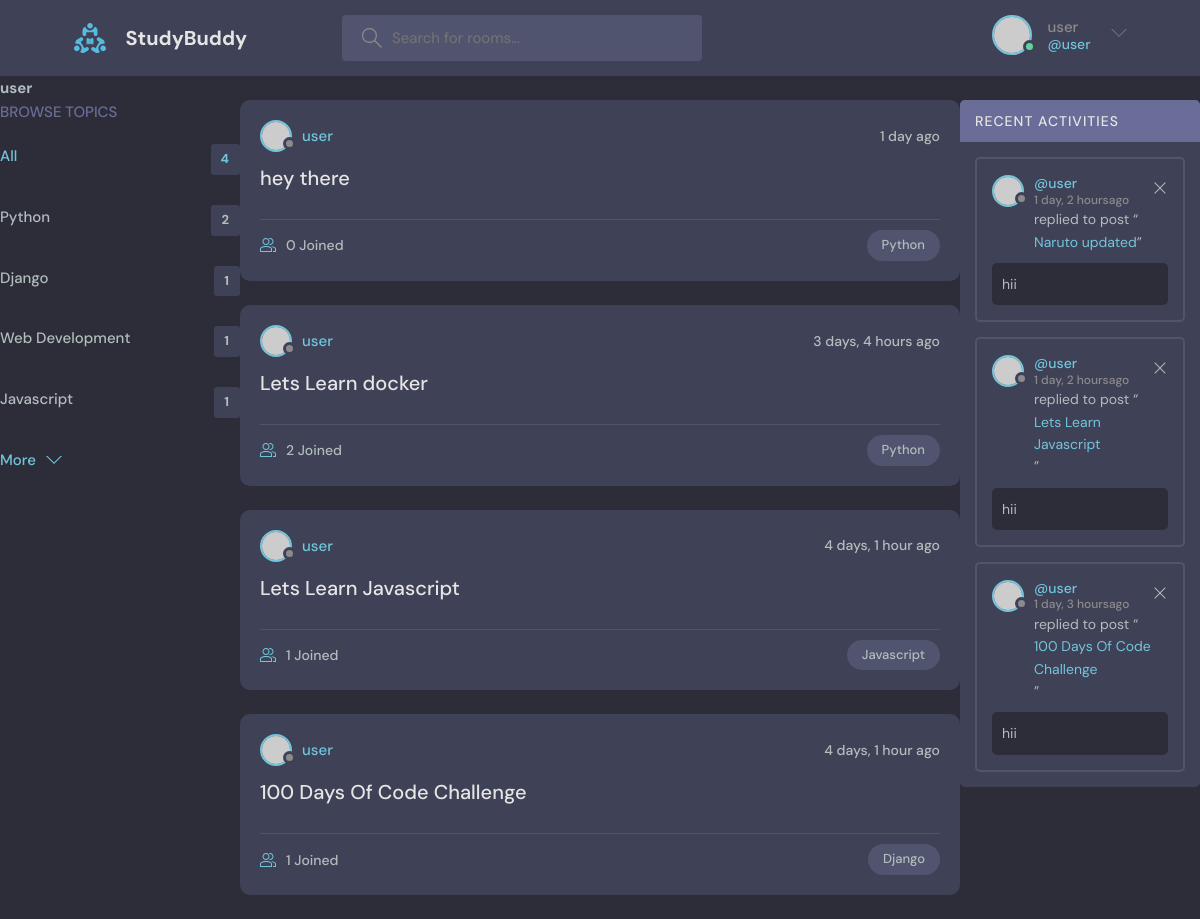
/profile/1/ (signed in), run on the app's committed database.
### base/models.py (models this page shows, shortened)
class Topic(models.Model):
    name = models.CharField(max_length=200)

class Room(models.Model):
    host = models.ForeignKey(User, on_delete=models.SET_NULL, null=True)
    topic = models.ForeignKey(Topic, on_delete=models.SET_NULL, null=True)
    name = models.CharField(max_length=200)
    description = models.TextField(null=True, blank=True)
    participants = models.ManyToManyField(User, related_name='participants', blank=True )
    updated = models.DateTimeField(auto_now=True)
    created = models.DateTimeField(auto_now_add=True)
    class Meta:
        ordering = ['-updated', '-created']
    def __str__(self):
        return self.name

class Message(models.Model):
    user = models.ForeignKey(User, on_delete=models.CASCADE)
    room = models.ForeignKey(Room, on_delete=models.CASCADE)
    body = models.TextField()
    updated = models.DateTimeField(auto_now=True)
    created = models.DateTimeField(auto_now_add=True)
    class Meta:
        ordering = ['-updated', '-created']

### base/views.py (the view)
# urls.py: path('profile/<str:pk>/', views.userProfile, name="user-profile"),
def userProfile(request, pk):
    user = User.objects.get(id=pk)
    rooms = user.room_set.all()
    room_messages = user.message_set.all()
    topics = Topic.objects.all()
    context  = {'user': user,'rooms': rooms,'room_messages': room_messages,'topics':topics}
    return render(request, 'base/profile.html', context)

### base/templates/base/profile.html (shortened to what this page needs)
{% extends 'main.html' %}
{% block content %}
<h1>{{user.username}}</h1>
<div class="profile-container">
    <div>
        {% include 'base/topics_component.html'  %}
    </div>
    <div>
{% include 'base/feed_component.html'  %}
    </div>
  <div>
    {% include 'base/activity_component.html'  %}
  </div>
</div>
{% endblock content %}

### templates/navbar.html (shortened to what this page needs)
{% load static %}
<header class="header header--loggedIn">
    <div class="container">
      <a href="{% url 'home' %}" class="header__logo">
        <img src="{% static 'images/logo.svg' %}" />
        <h1>StudyBuddy</h1>
      </a>
      <form class="header__search" method="GET" action="{% url 'home' %}" >
        <label>
          <input name="q" placeholder="Search for rooms..." />
        </label>
      </form>
      <nav class="header__menu">
        {% if request.user.is_authenticated %}
        <div class="header__user">
          <a href="profile.html">
            <div class="avatar avatar--medium active">
              <img src="https://randomuser.me/api/portraits/men/37.jpg" />
            </div>
            <p>{{request.user.username}}<span>@{{request.user.username}}</span></p>
          </a>
          <button class="dropdown-button">
            <svg version="1.1" xmlns="http://www.w3.org/2000/svg" width="32" height="32" viewBox="0 0 32 32">
              <title>chevron-down</title>
              <path d="M16 21l-13-13h-3l16 16 16-16h-3l-13 13z"></path>
            </svg>
          </button>
        </div>
        {% else %}
        <a href="{% url 'login' %}">
          <img src="{% static 'images/avatar.svg' %}" />
          <p>Login</p>
        </a>
        {% endif %}
      </nav>
    </div>
  </header>

### base/templates/base/topics_component.html
<div class="topics">
    <div class="topics__header">
      <h2>Browse Topics</h2>
    </div>
    <ul class="topics__list">
      <li>
        <a href="{% url 'home' %}" class="active">All <span>{{topics.count}}</span></a>
      </li>
      {% for topic in topics %}
      <li>
        <a href="{% url 'home'%}?q={{topic.name}}">{{topic.name}} <span>{{topic.room_set.all.count}}</span></a>
      </li>
      {% endfor %}
    </ul>
    <a class="btn btn--link" href="topics.html">
      More
      <svg version="1.1" xmlns="http://www.w3.org/2000/svg" width="32" height="32" viewBox="0 0 32 32">
        <title>chevron-down</title>
        <path d="M16 21l-13-13h-3l16 16 16-16h-3l-13 13z"></path>
      </svg>
    </a>
  </div>

### base/templates/base/feed_component.html (shortened to what this page needs)
{% for room in rooms %}
<div class="roomListRoom">
    <div class="roomListRoom__header">
      <a href="{% url 'user-profile' room.host.id %}" class="roomListRoom__author">
        <div class="avatar avatar--small">
          <img src="https://randomuser.me/api/portraits/women/11.jpg" />
        </div>
        <span>{{room.host.username}}</span>
      </a>
      <div class="roomListRoom__actions">
        <span>{{room.created|timesince}} ago</span>
      </div>
    </div>
    <div class="roomListRoom__content">
      <a href="{% url 'room' room.id %}">{{room.name}}</a>
    </div>
    <div class="roomListRoom__meta">
      <a href="{% url 'room' room.id %}" class="roomListRoom__joined">
        {{room.participants.all.count}} Joined
      </a>
      <p class="roomListRoom__topic">{{room.topic.name}}</p>
    </div>
  </div>
  {% endfor %}

### base/templates/base/activity_component.html
<div class="activities">
    <div class="activities__header">
      <h2>Recent Activities</h2>
    </div>
    {% for message in room_messages %}
    <div class="activities__box">
      <div class="activities__boxHeader roomListRoom__header">
        <a href="{% url 'user-profile' message.user.id  %}" class="roomListRoom__author">
          <div class="avatar avatar--small">
            <img src="https://randomuser.me/api/portraits/women/11.jpg" />
          </div>
          <p>
            @{{message.user}}
            <span>{{message.created|timesince}}ago</span>
          </p>
        </a>
        {% if request.user == message.user %}
        <div class="roomListRoom__actions">
          <a href="{% url 'delete-message' message.id %}">
            <svg version="1.1" xmlns="http://www.w3.org/2000/svg" width="32" height="32" viewBox="0 0 32 32">
              <title>remove</title>
              <path
                d="M27.314 6.019l-1.333-1.333-9.98 9.981-9.981-9.981-1.333 1.333 9.981 9.981-9.981 9.98 1.333 1.333 9.981-9.98 9.98 9.98 1.333-1.333-9.98-9.98 9.98-9.981z"
              ></path>
            </svg>
          </a>
        </div>
        {% endif %}
      </div>
      <div class="activities__boxContent">
        <p>replied to post “<a href="{% url 'user-profile' message.room.id  %}">{{message.room}}</a>”</p>
        <div class="activities__boxRoomContent">
            {{message.body}}
        </div>
      </div>
    </div>
    {% endfor %}
  </div>

### base/templates/base/profile.html (style rules this page uses)
.profile-container { display: grid; grid-template-columns: 1fr 3fr 1fr; }

### data on the page
Topic: name "Python", room_set.all.count "2"
Topic: name "Django", room_set.all.count "1"
Topic: name "Web Development", room_set.all.count "1"
Topic: name "Javascript", room_set.all.count "1"
Room: host.username "user", created "1 day", name "hey there", participants.all.count "0", topic.name "Python"
Room: host.username "user", created "3 days, 4 hours", name "Lets Learn docker", participants.all.count "2", topic.name "Python"
Room: host.username "user", created "4 days, 1 hour", name "Lets Learn Javascript", participants.all.count "1", topic.name "Javascript"
Room: host.username "user", created "4 days, 1 hour", name "100 Days Of Code Challenge", participants.all.count "1", topic.name "Django"
Message: user "user", created "1 day, 2 hours", room "Naruto updated", body "hii"
Message: user "user", created "1 day, 2 hours", room "Lets Learn Javascript", body "hii"
Message: user "user", created "1 day, 3 hours", room "100 Days Of Code Challenge", body "hii"

### other printed values
{{ request.user.username }} "user"
{{ user.username }} "user"
{{ topics.count }} "4"
